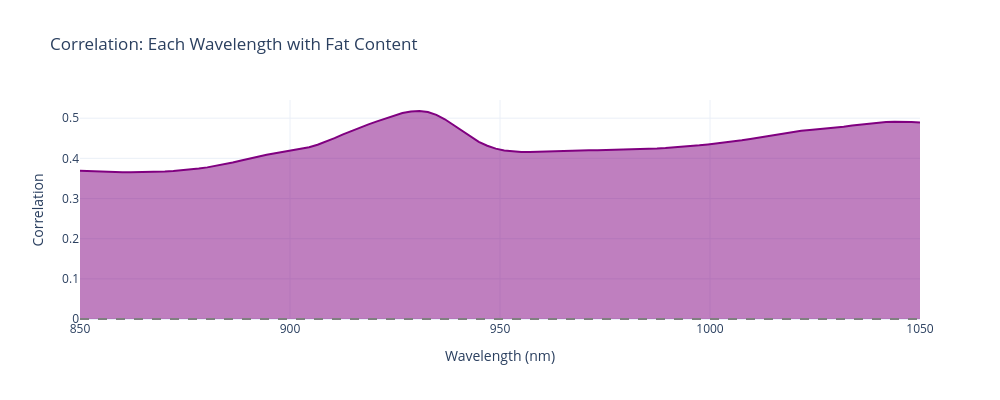

Write notebook code for a chart like this one.
### Markdown cell above
### 1.5 Wavelength-Response Correlations

### Code cell
correlations_with_fat = np.array([
    np.corrcoef(X[:, i], y)[0, 1] for i in range(X.shape[1])
])

fig = go.Figure()
fig.add_trace(go.Scatter(
    x=wavelengths, y=correlations_with_fat,
    mode='lines', fill='tozeroy',
    line=dict(color='purple', width=2)
))
fig.add_hline(y=0, line_dash="dash", line_color="gray")

fig.update_layout(
    title="Correlation: Each Wavelength with Fat Content",
    xaxis_title="Wavelength (nm)",
    yaxis_title="Correlation",
    width=1000, height=400
)
fig.show()

top_5_idx = np.argsort(np.abs(correlations_with_fat))[-5:]
print("\nTop 5 most correlated wavelengths:")
for idx in top_5_idx[::-1]:
    print(f"  λ={wavelengths[idx]:.0f}nm: r={correlations_with_fat[idx]:+.3f}")

### Figure 1 — Plotly figure (JSON) as saved in the notebook; plotly's stock layout.template omitted (floating-point values rounded to 4 significant figures)
{"data": [{"fill": "tozeroy", "line": {"color": "purple", "width": 2}, "mode": "lines", "type": "scatter", "x": [850.0, 852.0, 854.0, 856.1, 858.1, 860.1, 862.1, 864.1, 866.2, 868.2, 870.2, 872.2, 874.2, 876.3, 878.3, 880.3, 882.3, 884.3, 886.4, 888.4, 890.4, 892.4, 894.4, 896.5, 898.5, 900.5, 902.5, 904.5, 906.6, 908.6, 910.6, 912.6, 914.6, 916.7, 918.7, 920.7, 922.7, 924.7, 926.8, 928.8, 930.8, 932.8, 934.8, 936.9, 938.9, 940.9, 942.9, 944.9, 947.0, 949.0, 951.0, 953.0, 955.1, 957.1, 959.1, 961.1, 963.1, 965.2, 967.2, 969.2, 971.2, 973.2, 975.3, 977.3, 979.3, 981.3, 983.3, 985.4, 987.4, 989.4, 991.4, 993.4, 995.5, 997.5, 999.5, 1002.0, 1004.0, 1006.0, 1008.0, 1010.0, 1012.0, 1014.0, 1016.0, 1018.0, 1020.0, 1022.0, 1024.0, 1026.0, 1028.0, 1030.0, 1032.0, 1034.0, 1036.0, 1038.0, 1040.0, 1042.0, 1044.0, 1046.0, 1048.0, 1050.0], "y": [0.3692, 0.3682, 0.3674, 0.3666, 0.366, 0.3656, 0.3654, 0.3655, 0.3658, 0.3664, 0.3673, 0.3684, 0.37, 0.372, 0.3745, 0.3776, 0.3811, 0.3851, 0.3896, 0.3945, 0.3996, 0.4046, 0.409, 0.4129, 0.4162, 0.4194, 0.423, 0.4278, 0.434, 0.4417, 0.4506, 0.4598, 0.4688, 0.4771, 0.4848, 0.4922, 0.4996, 0.5067, 0.5128, 0.5169, 0.518, 0.5152, 0.5082, 0.4974, 0.4836, 0.4685, 0.4538, 0.4413, 0.4314, 0.4242, 0.4196, 0.417, 0.4161, 0.4162, 0.4169, 0.4178, 0.4186, 0.4192, 0.4196, 0.4198, 0.4201, 0.4203, 0.4207, 0.4211, 0.4216, 0.4222, 0.4228, 0.4235, 0.4245, 0.4256, 0.427, 0.4286, 0.4304, 0.4325, 0.4347, 0.437, 0.4395, 0.4422, 0.4451, 0.4485, 0.4521, 0.4559, 0.4596, 0.4632, 0.4663, 0.4689, 0.4709, 0.4727, 0.4745, 0.4765, 0.4789, 0.4816, 0.4842, 0.4867, 0.4888, 0.4903, 0.4913, 0.4913, 0.4906, 0.4891]}], "layout": {"height": 400, "shapes": [{"line": {"color": "gray", "dash": "dash"}, "type": "line", "x0": 0, "x1": 1, "xref": "x domain", "y0": 0, "y1": 0, "yref": "y"}], "title": {"text": "Correlation: Each Wavelength with Fat Content"}, "width": 1000, "xaxis": {"title": {"text": "Wavelength (nm)"}}, "yaxis": {"title": {"text": "Correlation"}}}}
